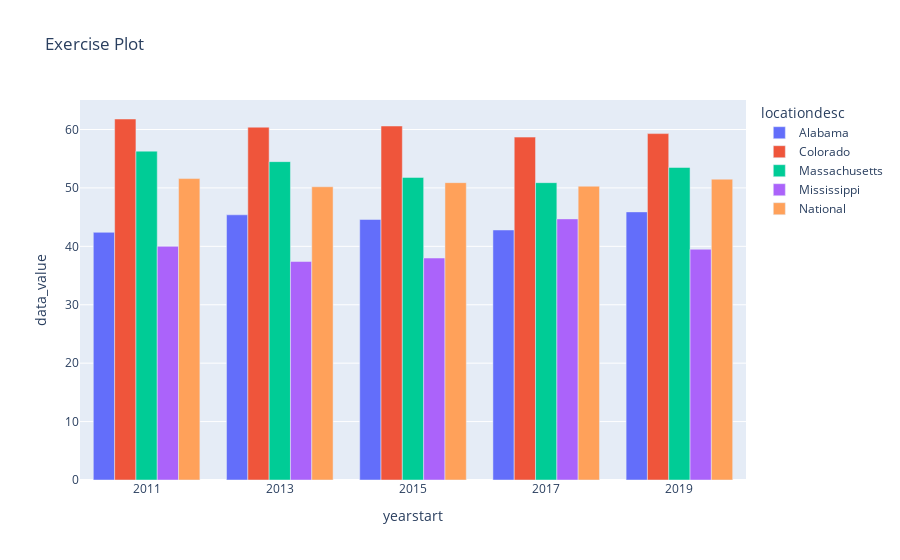

Notebook code for this chart:
### Code cell
fig = px.bar(exercise_df, x='yearstart', y='data_value', color='locationdesc', barmode = 'group', title='Exercise Plot')
fig.show()

### Figure 1 — Plotly figure (JSON) as saved in the notebook; plotly's stock layout.template omitted (floating-point values rounded to 4 significant figures)
{"data": [{"alignmentgroup": "True", "hovertemplate": "locationdesc=Alabama<br>yearstart=%{x}<br>data_value=%{y}<extra></extra>", "legendgroup": "Alabama", "marker": {"color": "#636efa", "pattern": {"shape": ""}}, "name": "Alabama", "offsetgroup": "Alabama", "orientation": "v", "showlegend": true, "textposition": "auto", "type": "bar", "x": [2019, 2017, 2015, 2013, 2011], "xaxis": "x", "y": [45.9, 42.8, 44.6, 45.4, 42.4], "yaxis": "y"}, {"alignmentgroup": "True", "hovertemplate": "locationdesc=Colorado<br>yearstart=%{x}<br>data_value=%{y}<extra></extra>", "legendgroup": "Colorado", "marker": {"color": "#EF553B", "pattern": {"shape": ""}}, "name": "Colorado", "offsetgroup": "Colorado", "orientation": "v", "showlegend": true, "textposition": "auto", "type": "bar", "x": [2019, 2017, 2015, 2013, 2011], "xaxis": "x", "y": [59.3, 58.7, 60.6, 60.4, 61.8], "yaxis": "y"}, {"alignmentgroup": "True", "hovertemplate": "locationdesc=Massachusetts<br>yearstart=%{x}<br>data_value=%{y}<extra></extra>", "legendgroup": "Massachusetts", "marker": {"color": "#00cc96", "pattern": {"shape": ""}}, "name": "Massachusetts", "offsetgroup": "Massachusetts", "orientation": "v", "showlegend": true, "textposition": "auto", "type": "bar", "x": [2019, 2017, 2015, 2013, 2011], "xaxis": "x", "y": [53.5, 50.9, 51.8, 54.5, 56.3], "yaxis": "y"}, {"alignmentgroup": "True", "hovertemplate": "locationdesc=Mississippi<br>yearstart=%{x}<br>data_value=%{y}<extra></extra>", "legendgroup": "Mississippi", "marker": {"color": "#ab63fa", "pattern": {"shape": ""}}, "name": "Mississippi", "offsetgroup": "Mississippi", "orientation": "v", "showlegend": true, "textposition": "auto", "type": "bar", "x": [2019, 2017, 2015, 2013, 2011], "xaxis": "x", "y": [39.5, 44.7, 38, 37.4, 40], "yaxis": "y"}, {"alignmentgroup": "True", "hovertemplate": "locationdesc=National<br>yearstart=%{x}<br>data_value=%{y}<extra></extra>", "legendgroup": "National", "marker": {"color": "#FFA15A", "pattern": {"shape": ""}}, "name": "National", "offsetgroup": "National", "orientation": "v", "showlegend": true, "textposition": "auto", "type": "bar", "x": [2019, 2017, 2015, 2013, 2011], "xaxis": "x", "y": [51.5, 50.3, 50.9, 50.2, 51.6], "yaxis": "y"}], "layout": {"barmode": "group", "legend": {"title": {"text": "locationdesc"}, "tracegroupgap": 0}, "title": {"text": "Exercise Plot"}, "xaxis": {"anchor": "y", "domain": [0, 1], "title": {"text": "yearstart"}}, "yaxis": {"anchor": "x", "domain": [0, 1], "title": {"text": "data_value"}}}}
